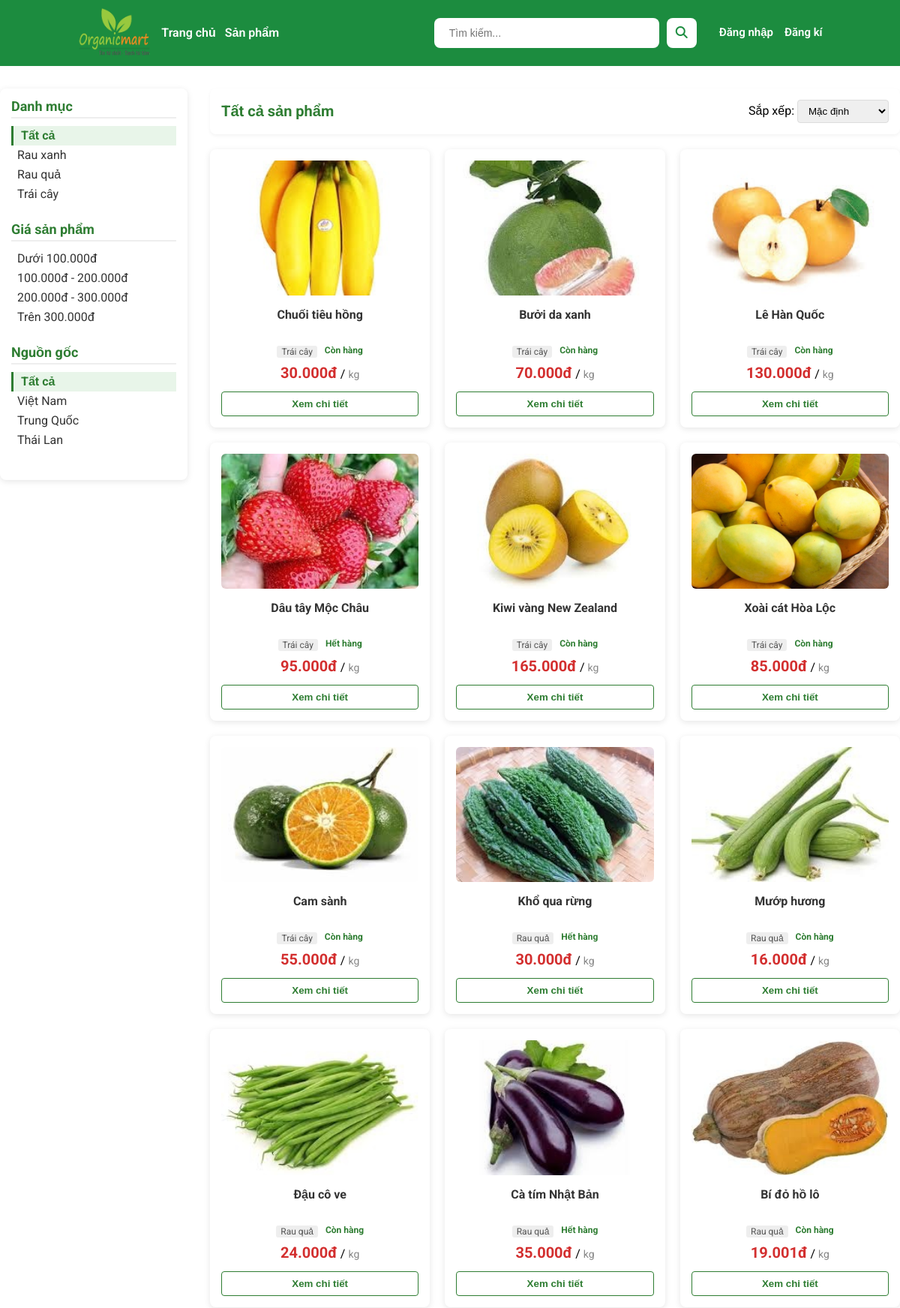
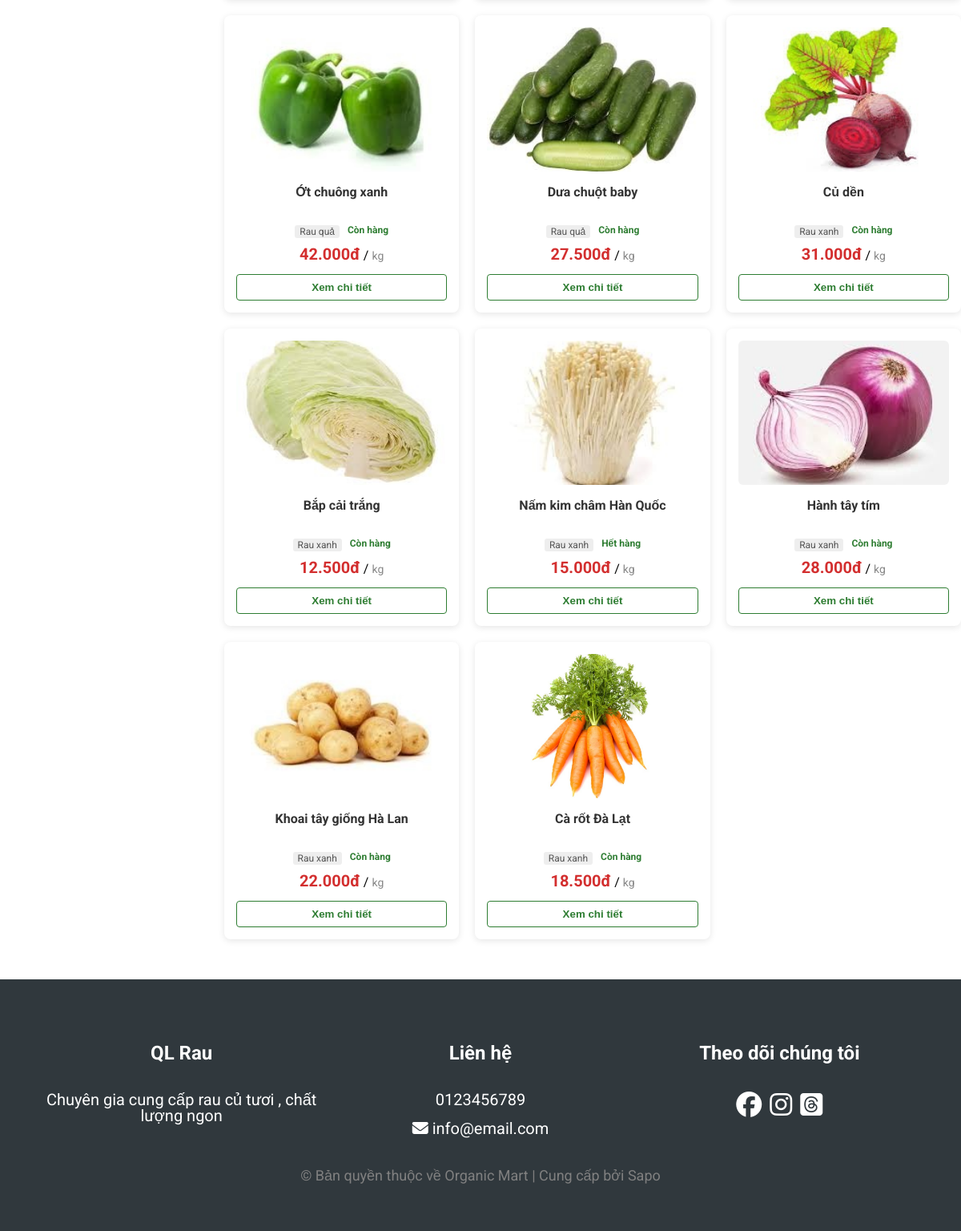
/products.php, run on the app's committed database (2 pictures, top to bottom).
### tables this page shows
create table if not EXISTS Products
(
    id int PRIMARY KEY AUTO_INCREMENT ,
    name varchar(50) UNIQUE NOT NULL ,
    type ENUM('rau_xanh', 'rau_qua', 'trai_cay') NOT NULL,
    status ENUM('con_hang','het_hang') NOT NULL,
    price double not null,
    image varchar(255) DEFAULT null,
    productDesc varchar(255), 
    nation varchar(255)
    
);

### products.php (the view, shortened to what this page needs)
<?php
include('connect.php');
function createUrl($key, $value) {
    $params = $_GET;
    if ($value === '') {
        unset($params[$key]);
    } else {
        $params[$key] = $value;
    }
    return '?' . http_build_query($params);
}
$currentType = isset($_GET['type']) ? $_GET['type'] : '';
$currentNation = isset($_GET['nation']) ? $_GET['nation'] : '';
$currentPriceRange = isset($_GET['price_range']) ? $_GET['price_range'] : '';
$sortOption = isset($_GET['sort']) ? $_GET['sort'] : '';
$keyword = isset($_GET['keyword']) ? trim($_GET['keyword']) : '';
$orderSql = "ORDER BY id DESC";
$whereSql = "";
$sql = "SELECT * FROM Products $whereSql $orderSql";
$result = mysqli_query($conn, $sql);
?>
<!DOCTYPE html>
<html lang="vi">
<head>
    <link rel="stylesheet" href="./css/products.css">
</head>
<body>
    <?php include 'src/components/header.php'; ?>
    <div>
        <div class="product-main container">
            <div class="side-bar">
                <div class="side-bar__components">
                    <h3>Danh mục</h3>
                    <ul class="side-bar__categorys">
                        <li><a href="<?php echo createUrl('type', ''); ?>"
                                class="<?= $currentType == '' ? 'active' : '' ?>">Tất cả</a></li>
                        <li><a href="<?php echo createUrl('type', 'rau_xanh'); ?>"
                                class="<?= $currentType == 'rau_xanh' ? 'active' : '' ?>">Rau xanh</a></li>
                        <li><a href="<?php echo createUrl('type', 'rau_qua'); ?>"
                                class="<?= $currentType == 'rau_qua' ? 'active' : '' ?>">Rau quả</a></li>
                        <li><a href="<?php echo createUrl('type', 'trai_cay'); ?>"
                                class="<?= $currentType == 'trai_cay' ? 'active' : '' ?>">Trái cây</a></li>
                    </ul>
                </div>
                <div class="side-bar__components">
                    <h3>Giá sản phẩm</h3>
                    <ul class="side-bar__categorys">
                        <li><a href="<?php echo createUrl('price_range', 'under100'); ?>"
                                class="<?= $currentPriceRange == 'under100' ? 'active' : '' ?>">Dưới 100.000đ</a></li>
                        <li><a href="<?php echo createUrl('price_range', '100-200'); ?>"
                                class="<?= $currentPriceRange == '100-200' ? 'active' : '' ?>">100.000đ - 200.000đ</a>
                        </li>
                        <li><a href="<?php echo createUrl('price_range', '200-300'); ?>"
                                class="<?= $currentPriceRange == '200-300' ? 'active' : '' ?>">200.000đ - 300.000đ</a>
                        </li>
                        <li><a href="<?php echo createUrl('price_range', 'over300'); ?>"
                                class="<?= $currentPriceRange == 'over300' ? 'active' : '' ?>">Trên 300.000đ</a></li>
                    </ul>
                </div>
                <div class="side-bar__components">
                    <h3>Nguồn gốc</h3>
                    <ul class="side-bar__categorys">
                        <li><a href="<?php echo createUrl('nation', ''); ?>"
                                class="<?= $currentNation == '' ? 'active' : '' ?>">Tất cả</a></li>
                        <li><a href="<?php echo createUrl('nation', 'VietNam'); ?>"
                                class="<?= $currentNation == 'VietNam' ? 'active' : '' ?>">Việt Nam</a></li>
                        <li><a href="<?php echo createUrl('nation', 'TrungQuoc'); ?>"
                                class="<?= $currentNation == 'TrungQuoc' ? 'active' : '' ?>">Trung Quốc</a></li>
                        <li><a href="<?php echo createUrl('nation', 'ThaiLan'); ?>"
                                class="<?= $currentNation == 'ThaiLan' ? 'active' : '' ?>">Thái Lan</a></li>
                    </ul>
                </div>
            </div>
            <div class="content">
                <div class="content__funtion">
                    <h2>
                        <?php
                            if($keyword) {
                                echo "Tìm thấy: \"$keyword\"";
                            } elseif($currentType == 'rau_xanh') {
                                echo 'Rau Xanh';
                            } elseif($currentType == 'rau_qua') {
                                echo 'Rau Quả';
                            } elseif($currentType == 'trai_cay') {
                                echo 'Trái Cây';
                            } else {
                                echo 'Tất cả sản phẩm';
                            }
                        ?>
                    </h2>
                    <form method="GET" class="sort-box">
                        <label for="sort">Sắp xếp: </label>
                        <select name="sort" id="sort" onchange="this.form.submit()">
                            <option value="default" <?php if($sortOption == 'default') echo 'selected'; ?>>Mặc định
                            </option>
                        </select>
                    </form>
                </div>
                <div class="content__product">
                    <div class="content__product-list">
                        <?php
                        if ($result && mysqli_num_rows($result) > 0) {
                            while ($row = mysqli_fetch_assoc($result)) {
                                $typeText = '';
                                if ($row['type'] == 'rau_xanh') $typeText = 'Rau xanh';
                                elseif ($row['type'] == 'rau_qua') $typeText = 'Rau quả';
                                elseif ($row['type'] == 'trai_cay') $typeText = 'Trái cây';
                                else $typeText = 'Khác';
                                $statusText = ($row['status'] == 'con_hang') ? 'Còn hàng' : 'Hết hàng';
                        ?>
                        <div class="content__product-item">
                            <img src="./assets/images/product/<?php echo $row['image']; ?>"
                                alt="<?php echo $row['name']; ?>" />
                            <h3 class="content__product-name"><?php echo $row['name']; ?></h3>
                            <div class="content__product-status-type">
                                <span class="content__product-type"><?php echo $typeText; ?></span>
                                <span class="content__product-status"><?php echo $statusText; ?></span>
                            </div>
                            <p class="content__product-price-unit">
                                <span
                                    class="content__product-price"><?php echo number_format($row['price'], 0, ',', '.'); ?>đ</span>
                                <span>/</span>
                                <span class="content__product-unit">kg</span>
                            </p>
                            <a href="productDetail.php?id=<?php echo $row['id']; ?>">
                                <button class="content__product-detail">Xem chi tiết</button>
                            </a>
                        </div>
                        <?php
                            }
                        } else {
                            echo "<div class='no-product-found'>
                                    <i class='fa-solid fa-magnifying-glass'></i>
                                    <p>Không tìm thấy sản phẩm nào!</p>
                                    <a href='products.php' class='back-link'>Xem tất cả sản phẩm</a>
                                  </div>";
                        }
                        ?>
                    </div>
                </div>
            </div>
        </div>
    </div>
    <?php include 'src/components/footer.php'; ?>
</body>
</html>

### css/products.css (style rules this page uses)
.product-main { display: flex; gap: 30px; margin-top: 30px; margin-bottom: 50px; align-items: flex-start; }
.side-bar { width: 250px; flex-shrink: 0; background: #fff; padding: 15px; border-radius: 8px; box-shadow: 0 2px 8px rgba(0, 0, 0, 0.1); }
.side-bar__components { margin-bottom: 25px; }
.side-bar__components h3 { font-size: 18px; font-weight: bold; color: #2e7d32; margin-bottom: 10px; border-bottom: 2px solid #eee; padding-bottom: 5px; }
.side-bar__categorys { list-style: none; padding-left: 0; }
.side-bar__categorys li a { text-decoration: none; color: #333; transition: all 0.2s; display: block; padding: 5px 0; border-left: 3px solid transparent; padding-left: 5px; }
.side-bar__categorys li a.active { color: #2e7d32; font-weight: bold; border-left: 3px solid #2e7d32; padding-left: 10px; background-color: #e8f5e9; }
.content { flex-grow: 1; }
.content__funtion { display: flex; justify-content: space-between; align-items: center; margin-bottom: 20px; padding: 15px; background-color: #fff; border-radius: 8px; box-shadow: 0 2px 5px rgba(0, 0, 0, 0.05); }
.content__funtion h2 { margin: 0; color: #2e7d32; font-size: 20px; font-weight: bold; }
.sort-box select { padding: 6px 10px; border: 1px solid #ddd; border-radius: 4px; outline: none; cursor: pointer; }
.content__product-list { display: grid; grid-template-columns: repeat(3, 1fr); gap: 20px; }
.content__product-item { background: #fff; padding: 15px; border-radius: 8px; box-shadow: 0 2px 8px rgba(0, 0, 0, 0.1); transition: transform 0.2s, box-shadow 0.2s; text-align: center; display: flex; flex-direction: column; justify-content: space-between; }
.content__product-item img { width: 100%; height: 180px; object-fit: cover; border-radius: 6px; margin-bottom: 15px; }
.content__product-name { font-size: 16px; font-weight: bold; color: #333; margin-bottom: 8px; line-height: 1.4; height: 44px; overflow: hidden; }
.content__product-status-type { display: flex; justify-content: center; gap: 10px; margin-bottom: 10px; font-size: 12px; }
.content__product-type { color: #555; background: #eee; padding: 2px 6px; border-radius: 3px; }
.content__product-status { color: #2e7d32; font-weight: bold; }
.content__product-price-unit { margin-bottom: 15px; }
.content__product-price { color: #d32f2f; font-size: 20px; font-weight: bold; }
.content__product-unit { color: #888; font-size: 14px; }
.content__product-detail { background-color: #fff; color: #2e7d32; border: 1px solid #2e7d32; padding: 8px 0; width: 100%; border-radius: 4px; cursor: pointer; font-weight: bold; transition: 0.3s; }

### css/main.css (style rules this page uses)
* { margin: 0; padding: 0; box-sizing: border-box; }
body { font-family: "Roboto", sans-serif; }
.container { max-width: 1200px; margin: auto; }

### data on the page
products: image (picture), name "Chuối tiêu hồng", type "Trái cây", status "Còn hàng", price "30.000"
products: image (picture), name "Bưởi da xanh", type "Trái cây", status "Còn hàng", price "70.000"
products: image (picture), name "Lê Hàn Quốc", type "Trái cây", status "Còn hàng", price "130.000"
products: image (picture), name "Dâu tây Mộc Châu", type "Trái cây", status "Hết hàng", price "95.000"
products: image (picture), name "Kiwi vàng New Zealand", type "Trái cây", status "Còn hàng", price "165.000"
products: image (picture), name "Xoài cát Hòa Lộc", type "Trái cây", status "Còn hàng", price "85.000"
products: image (picture), name "Cam sành", type "Trái cây", status "Còn hàng", price "55.000"
products: image (picture), name "Khổ qua rừng", type "Rau quả", status "Hết hàng", price "30.000"
products: image (picture), name "Mướp hương", type "Rau quả", status "Còn hàng", price "16.000"
products: image (picture), name "Đậu cô ve", type "Rau quả", status "Còn hàng", price "24.000"
products: image (picture), name "Cà tím Nhật Bản", type "Rau quả", status "Hết hàng", price "35.000"
products: image (picture), name "Bí đỏ hồ lô", type "Rau quả", status "Còn hàng", price "19.001"
products: image (picture), name "Ớt chuông xanh", type "Rau quả", status "Còn hàng", price "42.000"
products: image (picture), name "Dưa chuột baby", type "Rau quả", status "Còn hàng", price "27.500"
products: image (picture), name "Củ dền", type "Rau xanh", status "Còn hàng", price "31.000"
products: image (picture), name "Bắp cải trắng", type "Rau xanh", status "Còn hàng", price "12.500"
products: image (picture), name "Nấm kim châm Hàn Quốc", type "Rau xanh", status "Hết hàng", price "15.000"
products: image (picture), name "Hành tây tím", type "Rau xanh", status "Còn hàng", price "28.000"
products: image (picture), name "Khoai tây giống Hà Lan", type "Rau xanh", status "Còn hàng", price "22.000"
products: image (picture), name "Cà rốt Đà Lạt", type "Rau xanh", status "Còn hàng", price "18.500"
